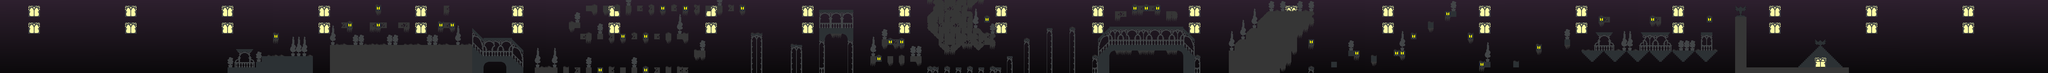

This is a level from a 2D game, rendered from its Tiled map with the project's own tilesets. A one-line summary and the map file follow, with tile-layer data summarised:
An orthogonal 360x13 tile map with 16x16 px tiles, 2 tile layers (background, graphics) and 235 objects.

<map version="1.0" tiledversion="1.0.3" orientation="orthogonal" renderorder="right-down" width="360" height="13" tilewidth="16" tileheight="16" nextobjectid="324">
 <tileset firstgid="1" name="PhantomLordTileSet" tilewidth="16" tileheight="16" tilecount="4611" columns="53">
  <image source="PhantomLordTileSet.png" width="850" height="1400" />
 </tileset>
 <layer name="background" width="360" height="13">
  <data>[4680 cells, 4680 non-empty, 629 distinct tile ids]</data>
 </layer>
 <layer name="graphics" width="360" height="13">
  <data>[4680 cells, 1182 non-empty, 121 distinct tile ids]</data>
 </layer>
 <objectgroup name="ground" visible="0">
  <object id="4" x="640" y="192" width="240" height="16" />
  <object id="5" x="720" y="176" width="160" height="16" />
  <object id="6" x="736" y="160" width="144" height="16" />
  <object id="7" x="928" y="128" width="400" height="80" />
  <object id="8" x="1328" y="160" width="32" height="48" />
  <object id="9" x="1328" y="144" width="16" height="16" />
  <object id="10" x="1360" y="160" width="80" height="16" />
  <object id="11" x="1424" y="176" width="16" height="32" />
  <object id="12" x="1440" y="176" width="16" height="32" />
  <object id="13" x="1456" y="192" width="16" height="16" />
  <object id="14" x="1504" y="192" width="64" height="16" />
  <object id="40" x="3120" y="128" width="208" height="16" />
  <object id="44" x="3104" y="144" width="16" height="16" />
  <object id="45" x="3088" y="160" width="32" height="48" />
  <object id="47" x="3328" y="160" width="32" height="48" />
  <object id="48" x="3328" y="144" width="16" height="16" />
  <object id="52" x="3456" y="192" width="144" height="16" />
  <object id="66" x="4880" y="192" width="320" height="16" />
  <object id="67" x="4880" y="48" width="32" height="144" />
 </objectgroup>
 <objectgroup name="crumbleStone" visible="0">
  <object id="72" x="960" y="64" width="16" height="16" />
  <object id="73" x="1040" y="64" width="16" height="16" />
  <object id="74" x="1072" y="64" width="16" height="16" />
  <object id="75" x="1120" y="64" width="16" height="16" />
  <object id="76" x="1136" y="64" width="16" height="16" />
  <object id="77" x="1248" y="64" width="16" height="16" />
  <object id="78" x="1248" y="16" width="16" height="16" />
  <object id="79" x="2512" y="112" width="16" height="16" />
  <object id="80" x="3136" y="32" width="16" height="16" />
  <object id="81" x="3152" y="32" width="16" height="16" />
  <object id="82" x="3200" y="16" width="16" height="16" />
  <object id="83" x="3232" y="16" width="16" height="16" />
  <object id="84" x="3296" y="32" width="16" height="16" />
  <object id="85" x="3280" y="32" width="16" height="16" />
  <object id="86" x="4512" y="48" width="16" height="16" />
  <object id="87" x="4656" y="48" width="16" height="16" />
 </objectgroup>
 <objectgroup name="stone" visible="0">
  <object id="24" x="1584" y="192" width="16" height="16" />
  <object id="25" x="1616" y="192" width="16" height="16" />
  <object id="26" x="1648" y="192" width="16" height="16" />
  <object id="27" x="1712" y="192" width="16" height="16" />
  <object id="28" x="1744" y="192" width="16" height="16" />
  <object id="29" x="1776" y="192" width="16" height="16" />
  <object id="30" x="1840" y="192" width="16" height="16" />
  <object id="31" x="1872" y="192" width="16" height="16" />
  <object id="32" x="1904" y="192" width="16" height="16" />
  <object id="33" x="2624" y="192" width="16" height="16" />
  <object id="34" x="2656" y="192" width="16" height="16" />
  <object id="35" x="2688" y="192" width="16" height="16" />
  <object id="36" x="2720" y="192" width="16" height="16" />
  <object id="37" x="2752" y="192" width="16" height="16" />
  <object id="38" x="2784" y="192" width="16" height="16" />
  <object id="49" x="3072" y="160" width="16" height="16" />
  <object id="50" x="3360" y="160" width="16" height="16" />
  <object id="53" x="3568" y="32" width="128" height="16" />
  <object id="54" x="3552" y="48" width="144" height="16" />
  <object id="55" x="3536" y="64" width="144" height="16" />
  <object id="56" x="3520" y="80" width="144" height="16" />
  <object id="57" x="3504" y="96" width="144" height="16" />
  <object id="58" x="3488" y="112" width="160" height="16" />
  <object id="59" x="3472" y="128" width="176" height="16" />
  <object id="60" x="3456" y="144" width="176" height="32" />
  <object id="61" x="3456" y="176" width="160" height="16" />
  <object id="65" x="4448" y="144" width="384" height="16" />
  <object id="90" x="1952" y="144" width="32" height="16" />
  <object id="91" x="1904" y="96" width="32" height="16" />
  <object id="92" x="1872" y="96" width="16" height="16" />
  <object id="93" x="1840" y="96" width="16" height="16" />
  <object id="94" x="1776" y="96" width="16" height="16" />
  <object id="95" x="1712" y="96" width="16" height="16" />
  <object id="96" x="1680" y="96" width="16" height="16" />
  <object id="98" x="1648" y="96" width="16" height="16" />
  <object id="99" x="1600" y="64" width="32" height="16" />
  <object id="100" x="1648" y="16" width="32" height="16" />
  <object id="101" x="1696" y="16" width="16" height="16" />
  <object id="102" x="1728" y="16" width="16" height="16" />
  <object id="103" x="1760" y="16" width="16" height="16" />
  <object id="104" x="1792" y="16" width="16" height="16" />
  <object id="105" x="1824" y="16" width="16" height="16" />
  <object id="106" x="1888" y="16" width="16" height="16" />
  <object id="107" x="1952" y="16" width="16" height="16" />
  <object id="108" x="1984" y="16" width="16" height="16" />
  <object id="109" x="2016" y="16" width="16" height="16" />
  <object id="110" x="2048" y="16" width="16" height="16" />
  <object id="111" x="2112" y="96" width="32" height="16" />
  <object id="112" x="2224" y="128" width="16" height="16" />
  <object id="113" x="2304" y="96" width="16" height="16" />
  <object id="114" x="2384" y="96" width="16" height="16" />
  <object id="115" x="2304" y="80" width="96" height="16" />
  <object id="117" x="2480" y="112" width="16" height="16" />
  <object id="118" x="2448" y="160" width="16" height="16" />
  <object id="119" x="2496" y="160" width="16" height="16" />
  <object id="120" x="2528" y="160" width="16" height="16" />
  <object id="121" x="2560" y="160" width="32" height="16" />
  <object id="141" x="2641" y="0" width="79" height="111" />
  <object id="142" x="2720" y="0" width="16" height="16" />
  <object id="143" x="2720" y="32" width="16" height="96" />
  <object id="144" x="2736" y="96" width="64" height="32" />
  <object id="145" x="2736" y="80" width="16" height="16" />
  <object id="147" x="2641" y="112" width="79" height="16" />
  <object id="148" x="2656" y="128" width="32" height="16" />
  <object id="149" x="2624" y="1" width="16" height="94" />
  <object id="150" x="2832" y="160" width="16" height="16" />
  <object id="151" x="2880" y="112" width="16" height="16" />
  <object id="152" x="2944" y="80" width="16" height="16" />
  <object id="153" x="3008" y="80" width="16" height="16" />
  <object id="154" x="3792" y="144" width="16" height="16" />
  </objectgroup>
 <objectgroup name="candleBlock">
  <!-- 32 objects omitted --></objectgroup>
 <objectgroup name="topOfFlatArchitecture" visible="0">
  <!-- 6 objects omitted --></objectgroup>
 <objectgroup name="vegetationOnCStone" visible="0">
  <!-- 9 objects omitted --></objectgroup>
 <objectgroup name="pumpkinEnemy" visible="0">
  <!-- 11 objects omitted --></objectgroup>
 <objectgroup name="hatGhostEnemy" visible="0">
  <!-- 9 objects omitted --></objectgroup>
 <objectgroup name="batEnemy">
  <!-- 15 objects omitted --></objectgroup>
 <objectgroup name="finishGoal">
  <!-- 2 objects omitted --></objectgroup>
 <objectgroup name="candle" visible="0">
  <!-- 29 objects omitted --></objectgroup>
</map>
<!-- 130 of 235 objects omitted -->
